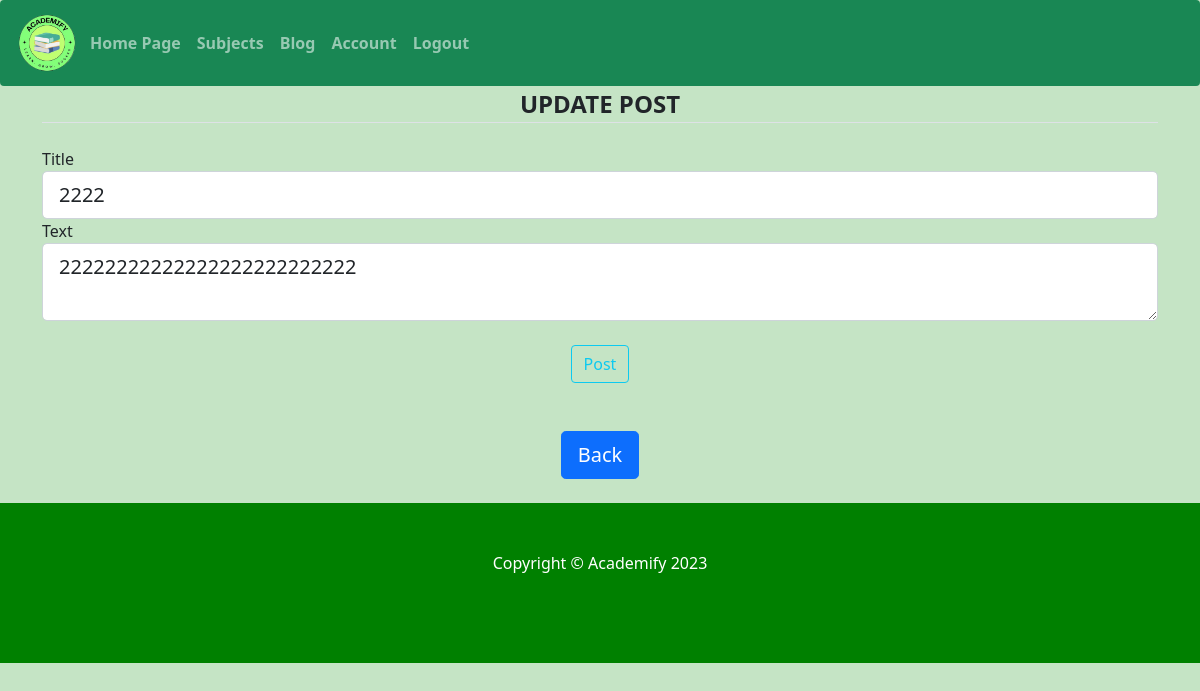
Page /update-post/18 (signed in) on the earlier database version.
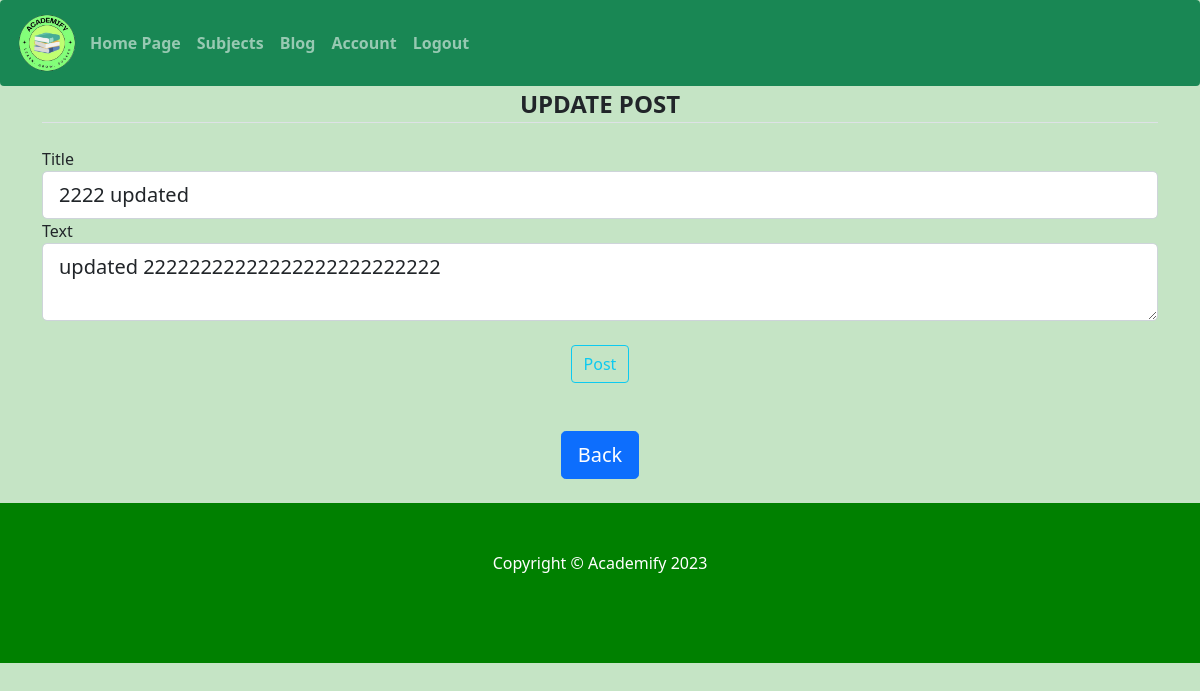
Same page on the later database version.
### website/models.py (models this page shows)
class Post(db.Model):
    id = db.Column(db.Integer, primary_key=True)
    title = db.Column(db.String(100), nullable=False)
    text = db.Column(db.Text, nullable=False)
    date_created = db.Column(db.DateTime(timezone=True), default=func.now())
    author = db.Column(db.Integer, db.ForeignKey(
        'user.id', ondelete="CASCADE"), nullable=False)
    comments = db.relationship('Comment', backref='post', passive_deletes=True)
    likes = db.relationship('Like', backref='post', passive_deletes=True)

### website/views.py (the view)
@views.route("/update-post/<id>", methods=['GET', 'POST'])
@login_required
def update_post(id):
    post = Post.query.filter_by(id=id).first()
    if post.author != current_user.id:
        abort(403)
    form = PostForm()
    if form.validate_on_submit():
        post.title = form.title.data
        post.text = form.text.data
        db.session.commit()
        flash('Your Post Has Been Updated!', category='success')
        page = request.args.get('page', 1, type=int)
        posts = Post.query.order_by(Post.date_created.desc()).paginate(page=page, per_page=4)
        return render_template("blog.html", user=current_user, posts=posts)
    elif request.method == 'GET':
        form.title.data = post.title
        form.text.data = post.text
        image_file = url_for('static', filename='profile_pics/' + current_user.image_file)
    return render_template('update_post.html', form=form, user=current_user, post=post, image_file=image_file)

### website/forms.py
class PostForm(FlaskForm):
    title = StringField('Title', validators=[DataRequired()])
    text = TextAreaField('Text', validators=[DataRequired()])
    submit = SubmitField('Post')

### website/__init__.py (called while the page is built)
def create_app():
    app = Flask(__name__)
    app.config['SECRET_KEY'] = "helloworld"  # Secret key for session security
    app.config['SQLALCHEMY_DATABASE_URI'] = f'sqlite:///{DB_NAME}'
    db.init_app(app)  # Initialize the SQLAlchemy database with the app
    from .views import views
    from .auth import auth
    app.register_blueprint(views, url_prefix="/")
    app.register_blueprint(auth, url_prefix="/")
    from .models import User
    with app.app_context():
        db.create_all()  # Create database tables
        print("Created database!")
    login_manager = LoginManager()
    login_manager.login_view = "auth.login"  # Set the login view
    login_manager.init_app(app)
    @login_manager.user_loader
    def load_user(id):
        return User.query.get(int(id))
    return app

### website/templates/update_post.html (shortened to what this page needs)
<!DOCTYPE html>
<html lang="en">
{% extends "base.html" %}
{% block title %}Update Post{% endblock %} {% block content %}
<div class="content-section">
    <form method="POST">
        <fieldset class="form-group">
            <legend class="border-bottom mb-4 d-flex justify-content-center" style="font-weight: 900; text-transform: uppercase;">Update Post</legend>
            <div class="form-group">
                {{ form.title.label(class="form-control-label", style="font-weight: 500;") }}
                {% if form.title.errors %}
                    {{ form.title(class="form-control form-control-lg is-invalid") }}
                    <div class="invalid-feedback">
                        {% for error in form.title.errors %}
                            <span>{{ error }}</span>
                        {% endfor %}
                    </div>
                {% else %}
                    {{ form.title(class="form-control form-control-lg") }}
                {% endif %}
            </div>
            <div class="form-group">
                {{ form.text.label(class="form-control-label", style="font-weight: 500;") }}
                {% if form.text.errors %}
                    {{ form.text(class="form-control form-control-lg is-invalid") }}
                    <div class="invalid-feedback">
                        {% for error in form.text.errors %}
                            <span>{{ error }}</span>
                        {% endfor %}
                    </div>
                {% else %}
                    {{ form.text(class="form-control form-control-lg") }}
                {% endif %}
            </div>
        </fieldset>
        <br>
        <div class="form-group d-flex justify-content-center">
            {{ form.submit(class="btn btn-outline-info", style="font-weight: 500;") }}
        </div>
        <br>
        <br>
    </form>
</div>
<div style="text-align: center;">
    <a href="/blog" class="btn btn-primary btn-lg" style="font-weight: 500;">Back</a>
</div>
<br>
{% endblock %}

Differences in the rows shown:
changed Post: title "2222" → "2222 updated"; text "22222222222222222222222222" → "updated 22222222222222222222222222"
